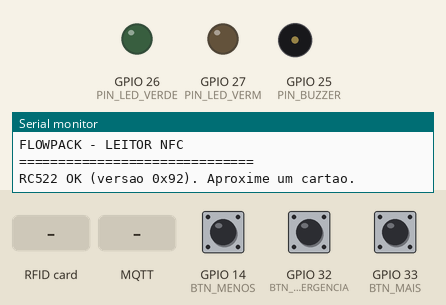
This sketch was run on a simulated ESP32. Shown: output pins drawn as LEDs (lit = HIGH), buzzer (waves = sounding, pin HIGH), the last lines printed to the serial monitor. Inputs (shaded band) come from the test bench; at power-on: GPIO 14 (BTN_MENOS) HIGH, GPIO 32 (BTN_EMERGENCIA) HIGH, GPIO 33 (BTN_MAIS) HIGH. WiFi joins after 1.5 s; servers stay silent unless stated; no MQTT or app messages arrive unless stated.

Above: at 1.2 s.
1.3 s: RFID card 5E 7A 19 C4 held to the reader
At 1.37 s:
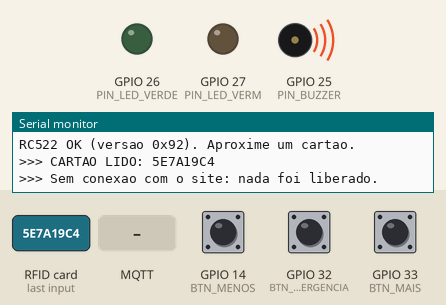
3.2 s: MQTT message "liberado" arrives on the first subscribed topic
At 5.4 s:
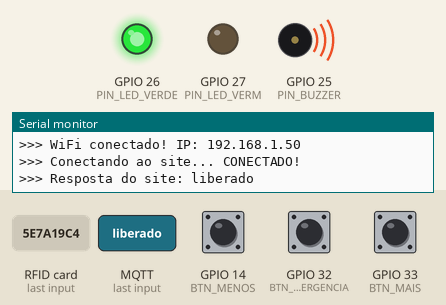
6.2 s: MQTT message "ativa" arrives on the third subscribed topic
At 7.2 s:
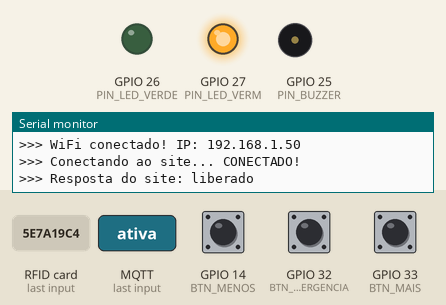
7.7 s: GPIO 14 (BTN_MENOS) pulled LOW for 0.15 s
At 7.86 s:
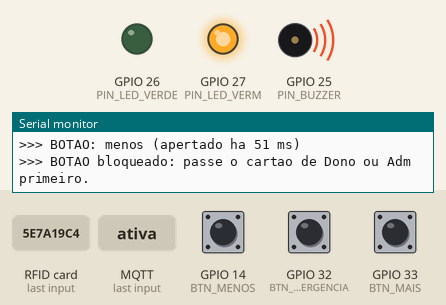
9.4 s: MQTT message "ok" arrives on the first subscribed topic
At 11.6 s:
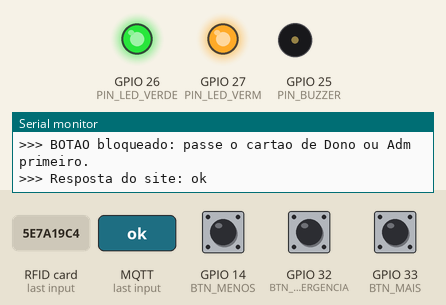
11.9 s: GPIO 32 (BTN_EMERGENCIA) pulled LOW for 0.15 s
At 39.8 s:
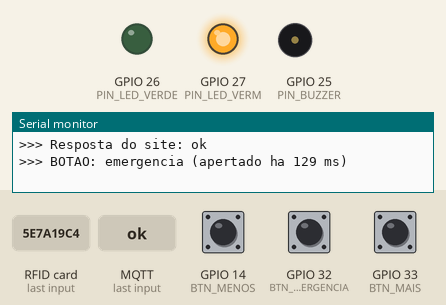
Timing chart, 0 to 40.9 s (numbered marks = the images above; inputs shaded):
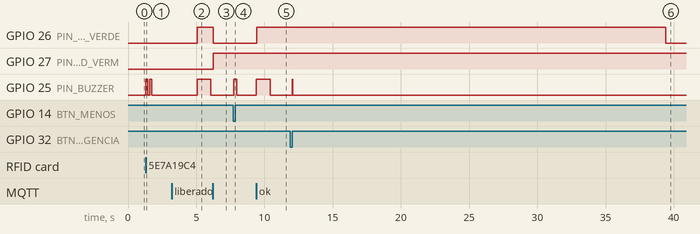

Measured:
- after the input at 1.3 s, GPIO 25 (PIN_BUZZER): alternates HIGH for 0.13 s and LOW for 0.15 s, 4 changes in all, then stays LOW, starting at once
- after the input at 3.2 s, GPIO 26 (PIN_LED_VERDE): LOW → HIGH after 1.9 s; GPIO 25 (PIN_BUZZER): LOW → HIGH after 1.9 s, → LOW 1.0 s later
- after the input at 6.2 s, GPIO 26 (PIN_LED_VERDE): HIGH → LOW after 0.05 s; GPIO 27 (PIN_LED_VERM): LOW → HIGH after 0.05 s
- after the input at 7.7 s, GPIO 25 (PIN_BUZZER): LOW → HIGH after 0.07 s, → LOW 0.21 s later
- after the input at 9.4 s, GPIO 26 (PIN_LED_VERDE): LOW → HIGH at once; GPIO 25 (PIN_BUZZER): LOW → HIGH at once, → LOW 1.0 s later
- after the input at 11.9 s, GPIO 25 (PIN_BUZZER): LOW → HIGH after 0.14 s, → LOW 0.05 s later

The sketch:

08b_firmware_painel_RC522_azulzinho.ino
```cpp
// GitHub: https://github.com/brunoosz | LinkedIn: https://www.linkedin.com/in/brunocamperlingo/
#include <WiFi.h>
#include <PubSubClient.h>
#include <SPI.h>
#include <MFRC522.h>

// painel NFC

const char* ssid = "DarkCoders";
const char* password = "COLOQUE_A_SENHA_DO_WIFI";
const char* mqtt_server = "192.168.4.1";

WiFiClient espClient;
PubSubClient client(espClient);

const char* topic_leitura   = "nfc/leitura";               // UID
const char* topic_resultado = "nfc/resultado";             // resposta do site
const char* topic_status    = "nfc/status";                // online
const char* topic_emerg     = "esteira/estado_emergencia"; // estado da emergência
const char* topic_reiniciar = "nfc/reiniciar";
const char* topic_painel_botao = "painel/botao";           // botões
const char* topic_painel_resultado = "painel/resultado";   // resultado

// pinagem
#define RC522_SS   5         // chip select
#define RC522_SCK  18
#define RC522_MISO 19
#define RC522_MOSI 23
#define RC522_RST  4
#define PIN_BUZZER 25        // buzzer
#define PIN_LED_VERDE 26     // LED dos botões
#define PIN_LED_VERM 27      // LED da emergência
#define BTN_EMERGENCIA 32    // botões
#define BTN_MAIS 33
#define BTN_MENOS 14

// tipo de buzzer
#define BUZZER_PASSIVO false
const int TOM_HZ = 2700;

MFRC522 leitor(RC522_SS, RC522_RST);
bool leitorOK = false;

unsigned long ultimaTentativaWifi = 0;
bool wifiEstavaConectado = false;
unsigned long ultimaTentativaMqtt = 0;
unsigned long ultimoStatus = 0;

// buzzer
struct Passo { int ligadoMs; int desligadoMs; };
const int MAX_PASSOS = 8;
Passo seq[MAX_PASSOS];
int nPassos = 0, passoAtual = 0;
bool buzzerLigado = false;
unsigned long inicioPasso = 0;

void buzzerEscrever(bool ligar) {
  buzzerLigado = ligar;
#if BUZZER_PASSIVO
#if ESP_ARDUINO_VERSION_MAJOR >= 3
  ledcWriteTone(PIN_BUZZER, ligar ? TOM_HZ : 0);
#else
  ledcWriteTone(0, ligar ? TOM_HZ : 0);
#endif
#else
  digitalWrite(PIN_BUZZER, ligar ? HIGH : LOW);
#endif
}

void tocar(const Passo* passos, int n) {
  nPassos = min(n, MAX_PASSOS);
  for (int i = 0; i < nPassos; i++) seq[i] = passos[i];
  passoAtual = 0;
  inicioPasso = millis();
  buzzerEscrever(nPassos > 0);
}

void bipAceito()      { Passo p[] = { {1000, 0} }; tocar(p, 1); }
void bipNegado()      { Passo p[] = { {120, 120}, {120, 120}, {120, 120} }; tocar(p, 3); }
void bipSemResposta() { Passo p[] = { {120, 150}, {120, 150} }; tocar(p, 2); }
void bipBloqueado()   { Passo p[] = { {80, 80}, {80, 80}, {80, 80}, {80, 80} }; tocar(p, 4); }
void bipCadastrado()  { Passo p[] = { {250, 150}, {250, 150} }; tocar(p, 2); }
void bipLeitura()     { Passo p[] = { {40, 0} }; tocar(p, 1); }       // leitura
void bipSemPermissao() { Passo p[] = { {200, 0} }; tocar(p, 1); }     // botão sem cartão

void atualizarBuzzer() {
  if (nPassos == 0) return;
  unsigned long dt = millis() - inicioPasso;
  Passo& p = seq[passoAtual];
  if (buzzerLigado && dt >= (unsigned long)p.ligadoMs) {
    buzzerEscrever(false);
    inicioPasso = millis();
    if (p.desligadoMs == 0) { passoAtual++; }
  }
  else if (!buzzerLigado && dt >= (unsigned long)p.desligadoMs) {
    passoAtual++;
    inicioPasso = millis();
    if (passoAtual < nPassos) buzzerEscrever(true);
  }
  if (passoAtual >= nPassos) { nPassos = 0; buzzerEscrever(false); }
}

// janela dos botões
const unsigned long JANELA_MS = 30000;      // tempo dos botões
unsigned long janelaAte = 0;
bool janelaAberta() { return millis() < janelaAte; }

// leitura
String ultimoUid = "";
unsigned long ultimaLeituraMs = 0;
String uidAguardando = "";
unsigned long aguardandoDesde = 0;
const unsigned long ESPERA_RESPOSTA_MS = 2500;

String uidParaTexto(uint8_t* uid, uint8_t tam) {
  String s = "";
  for (uint8_t i = 0; i < tam; i++) {
    if (uid[i] < 0x10) s += "0";
    s += String(uid[i], HEX);
  }
  s.toUpperCase();
  return s;
}

void lerCartao() {
  if (!leitorOK) return;
  if (uidAguardando.length() > 0) return;                 // esperando o site

  // cartão novo
  if (!leitor.PICC_IsNewCardPresent()) return;
  if (!leitor.PICC_ReadCardSerial()) return;

  uint8_t uid[10]; uint8_t tam = leitor.uid.size;
  for (uint8_t k = 0; k < tam && k < 10; k++) uid[k] = leitor.uid.uidByte[k];
  leitor.PICC_HaltA();
  leitor.PCD_StopCrypto1();

  String texto = uidParaTexto(uid, tam);
  unsigned long agora = millis();

  // cartão repetido
  if (texto == ultimoUid && agora - ultimaLeituraMs < 2000) { ultimaLeituraMs = agora; return; }
  ultimoUid = texto; ultimaLeituraMs = agora;

  Serial.print(">>> CARTAO LIDO: ");
  Serial.println(texto);
  bipLeitura();

  if (!client.connected()) {
    Serial.println(">>> Sem conexao com o site: nada foi liberado.");
    bipSemResposta();
    return;
  }

  client.publish(topic_leitura, texto.c_str());
  uidAguardando = texto;
  aguardandoDesde = agora;
}

void tratarResultado(const String& r) {
  uidAguardando = "";
  Serial.print(">>> Resposta do site: ");
  Serial.println(r);
  if (r == "liberado" || r == "ok") { bipAceito(); janelaAte = millis() + JANELA_MS; }
  else if (r == "cadastrado")        bipCadastrado();
  else if (r == "bloqueado")         bipBloqueado();
  else                               bipNegado();
}

void verificarTimeout() {
  if (uidAguardando.length() > 0 && millis() - aguardandoDesde > ESPERA_RESPOSTA_MS) {
    Serial.println(">>> O site nao respondeu a tempo: nada foi liberado.");
    uidAguardando = "";
    bipSemResposta();
  }
}

// botões do painel

struct Botao {
  int pino;
  const char* nome;
  unsigned long msMinimo;
  bool armado;
  bool baixo;
  unsigned long inicio;
  bool disparado;
  bool alto;
  unsigned long altoDesde;
};

Botao botoes[3] = {
  { BTN_EMERGENCIA, "emergencia", 120, false, false, 0, false, false, 0 },
  { BTN_MAIS,       "mais",        50, false, false, 0, false, false, 0 },
  { BTN_MENOS,      "menos",       50, false, false, 0, false, false, 0 }
};

const unsigned long BOTOES_APOS_LIGAR_MS = 3000;
const unsigned long BOTAO_SOLTO_PARA_ARMAR_MS = 1000;
unsigned long ultimaAmostraBotoes = 0;
bool avisouBotaoPreso = false;

void botaoApertado(const char* nome, unsigned long duracaoMs) {

  Serial.print(">>> BOTAO: ");
  Serial.print(nome);
  Serial.print(" (apertado ha ");
  Serial.print(duracaoMs);
  Serial.println(" ms)");

  if (String(nome) == "emergencia") {
    if (client.connected()) { bipLeitura(); client.publish(topic_painel_botao, "emergencia"); }
    else bipSemResposta();
    return;
  }

  if (!janelaAberta()) {
    Serial.println(">>> BOTAO bloqueado: passe o cartao de Dono ou Adm primeiro.");
    bipSemPermissao();
    return;
  }

  if (!client.connected()) { bipSemResposta(); return; }

  bipLeitura();
  client.publish(topic_painel_botao, nome);
}

void lerBotoes() {

  unsigned long agora = millis();

  if (agora - ultimaAmostraBotoes < 5) return;
  ultimaAmostraBotoes = agora;

  bool aposLigar = agora > BOTOES_APOS_LIGAR_MS;

  for (int i = 0; i < 3; i++) {

    Botao& b = botoes[i];

    if (digitalRead(b.pino) == HIGH) {
      if (!b.alto) { b.alto = true; b.altoDesde = agora; }
      b.baixo = false;
      b.disparado = false;
      if (!b.armado && agora - b.altoDesde >= BOTAO_SOLTO_PARA_ARMAR_MS) b.armado = true;
      continue;
    }

    b.alto = false;

    if (!b.baixo) { b.baixo = true; b.inicio = agora; }

    if (!aposLigar || !b.armado || b.disparado) {
      if (aposLigar && !b.armado && !avisouBotaoPreso && agora - b.inicio > 2000) {
        avisouBotaoPreso = true;
        Serial.print(">>> AVISO: botao ");
        Serial.print(b.nome);
        Serial.println(" esta lendo APERTADO sem parar (fio solto, em curto ou sem pull-up). Ignorado.");
      }
      continue;
    }

    if (agora - b.inicio >= b.msMinimo) {
      b.disparado = true;
      botaoApertado(b.nome, agora - b.inicio);
    }
  }
}

// site
bool emergenciaAtiva = false;

void callbackMqtt(char* topic, byte* payload, unsigned int length) {
  String m;
  for (unsigned int i = 0; i < length; i++) m += (char)payload[i];
  m.trim();
  String t = String(topic);
  if (t == topic_resultado) tratarResultado(m);
  else if (t == topic_painel_resultado) {
    if (m == "ok") janelaAte = millis() + JANELA_MS;                        // renova o tempo
    else { janelaAte = 0; bipSemPermissao(); }                              // sem permissão
  }
  else if (t == topic_emerg) { emergenciaAtiva = (m == "ativa"); if (emergenciaAtiva) janelaAte = 0; }
  else if (t == topic_reiniciar) { Serial.println("Reiniciando..."); delay(200); ESP.restart(); }
}

void gerenciarWifi() {
  bool ok = (WiFi.status() == WL_CONNECTED);
  if (ok && !wifiEstavaConectado) { Serial.print(">>> WiFi conectado! IP: "); Serial.println(WiFi.localIP()); wifiEstavaConectado = true; return; }
  if (!ok && wifiEstavaConectado) { Serial.println(">>> WiFi caiu. Tentando reconectar..."); wifiEstavaConectado = false; }
  if (ok) return;
  if (millis() - ultimaTentativaWifi >= 10000) { ultimaTentativaWifi = millis(); WiFi.mode(WIFI_STA); WiFi.begin(ssid, password); }
}

void gerenciarMqtt() {
  if (WiFi.status() != WL_CONNECTED || client.connected()) return;
  if (millis() - ultimaTentativaMqtt < 5000) return;
  ultimaTentativaMqtt = millis();
  Serial.print(">>> Conectando ao site... ");
  if (client.connect("ESP32_NFC", topic_status, 0, true, "offline")) {
    Serial.println("CONECTADO!");
    client.subscribe(topic_resultado);
    client.subscribe(topic_painel_resultado);
    client.subscribe(topic_emerg);
    client.subscribe(topic_reiniciar);
    client.publish(topic_status, "online", true);
  }
  else { Serial.print("falha (codigo "); Serial.print(client.state()); Serial.println(")"); }
}

// serial
void processarComando(String c) {
  c.trim(); c.toUpperCase();
  if (c == "STATUS") {
    Serial.println();
    Serial.print("Leitor RC522: "); Serial.println(leitorOK ? "OK" : "NAO ENCONTRADO");
    Serial.print("Site: "); Serial.println(client.connected() ? "CONECTADO" : "DESCONECTADO");
    Serial.print("Emergencia: "); Serial.println(emergenciaAtiva ? "ATIVA" : "liberada");
    Serial.print("Botoes MAIS/MENOS: "); Serial.println(janelaAberta() ? "LIBERADOS (cartao passado)" : "bloqueados (passe o cartao)");
    Serial.print("Botoes (1 = solto): emergencia "); Serial.print(digitalRead(BTN_EMERGENCIA)); Serial.print(" | mais "); Serial.print(digitalRead(BTN_MAIS)); Serial.print(" | menos "); Serial.println(digitalRead(BTN_MENOS));
    Serial.print("Ultimo cartao: "); Serial.println(ultimoUid.length() ? ultimoUid : String("nenhum"));
  }
  else if (c == "BIP") { bipAceito(); }
  else if (c == "UID") { Serial.println(ultimoUid.length() ? ultimoUid : String("nenhum")); }
  else if (c == "AJUDA") { Serial.println("STATUS  BIP  UID  AJUDA"); }
  else if (c.length()) { Serial.println("Comando desconhecido. Digite AJUDA."); }
}

// setup e loop
void setup() {
  Serial.begin(115200);
  pinMode(PIN_BUZZER, OUTPUT);
  pinMode(PIN_LED_VERDE, OUTPUT);
  pinMode(PIN_LED_VERM, OUTPUT);
  pinMode(BTN_EMERGENCIA, INPUT_PULLUP);
  pinMode(BTN_MAIS, INPUT_PULLUP);
  pinMode(BTN_MENOS, INPUT_PULLUP);
#if BUZZER_PASSIVO
#if ESP_ARDUINO_VERSION_MAJOR >= 3
  ledcAttach(PIN_BUZZER, TOM_HZ, 8);
#else
  ledcSetup(0, TOM_HZ, 8);
  ledcAttachPin(PIN_BUZZER, 0);
#endif
#endif
  buzzerEscrever(false);

  Serial.println();
  Serial.println("==============================");
  Serial.println("FLOWPACK - LEITOR NFC");
  Serial.println("==============================");

  SPI.begin(RC522_SCK, RC522_MISO, RC522_MOSI, RC522_SS);
  leitor.PCD_Init();
  byte versao = leitor.PCD_ReadRegister(MFRC522::VersionReg);
  if (versao != 0x00 && versao != 0xFF) {
    leitorOK = true;
    Serial.print("RC522 OK (versao 0x");
    Serial.print(String(versao, HEX));
    Serial.println("). Aproxime um cartao.");
  }
  else {
    Serial.println("ERRO: RC522 NAO ENCONTRADO. Confira os 7 fios: SDA 5, SCK 18, MOSI 23, MISO 19, RST 4, 3.3V e GND (NUNCA 5V).");
    bipSemResposta();
  }

  WiFi.mode(WIFI_STA);
  WiFi.begin(ssid, password);
  ultimaTentativaWifi = millis();
  client.setServer(mqtt_server, 1883);
  client.setCallback(callbackMqtt);
}

void loop() {
  gerenciarWifi();
  gerenciarMqtt();
  if (client.connected()) client.loop();

  if (Serial.available()) processarComando(Serial.readStringUntil('\n'));

  lerCartao();
  lerBotoes();
  verificarTimeout();
  atualizarBuzzer();

  digitalWrite(PIN_LED_VERM, emergenciaAtiva ? HIGH : LOW);
  digitalWrite(PIN_LED_VERDE, janelaAberta() ? HIGH : LOW);

  if (millis() - ultimoStatus >= 5000) {
    ultimoStatus = millis();
    if (client.connected()) client.publish(topic_status, "online", true);
  }
}
```
